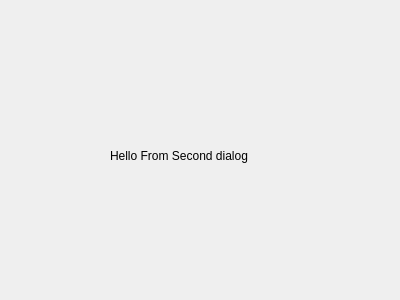
<?xml version="1.0" encoding="UTF-8"?>
<ui version="4.0">
 <class>SecDialog</class>
 <widget class="QDialog" name="SecDialog">
  <property name="geometry">
   <rect>
    <x>0</x>
    <y>0</y>
    <width>400</width>
    <height>300</height>
   </rect>
  </property>
  <property name="windowTitle">
   <string>Dialog</string>
  </property>
  <widget class="QLabel" name="label">
   <property name="geometry">
    <rect>
     <x>110</x>
     <y>110</y>
     <width>211</width>
     <height>91</height>
    </rect>
   </property>
   <property name="text">
    <string>Hello From Second dialog</string>
   </property>
  </widget>
 </widget>
 <resources/>
 <connections/>
</ui>
